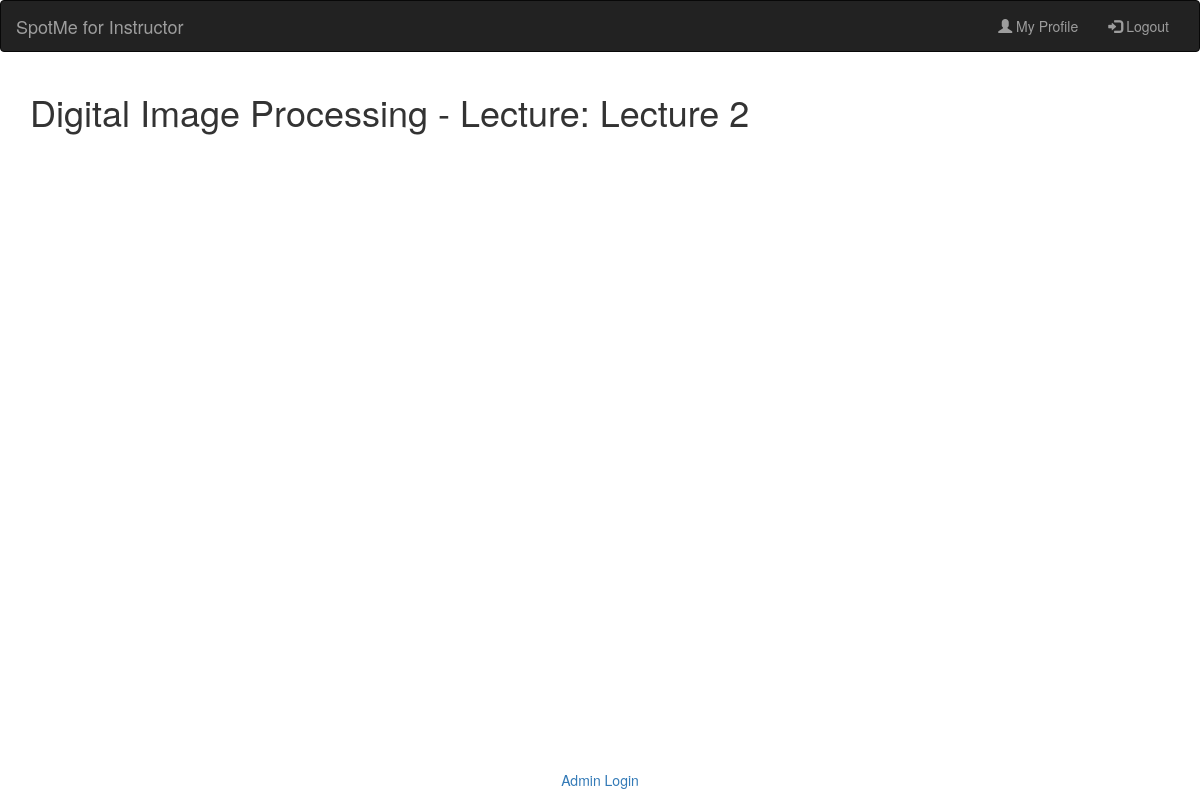
Page /SpotMe/lecture/1/ (signed in) on the earlier database version.
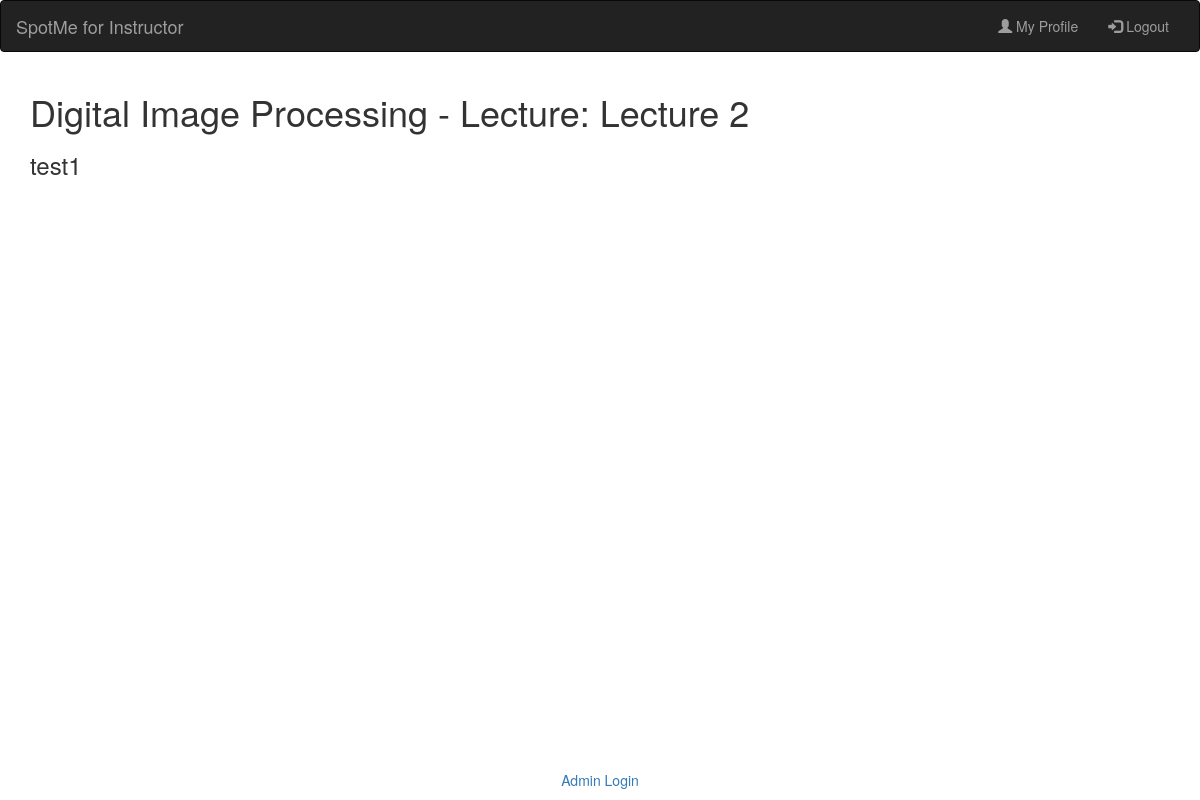
Same page on the later database version.
### SpotMe/models.py (models this page shows, shortened)
class student(models.Model):
    user = models.OneToOneField(User, on_delete=models.CASCADE, default=None)
    profile_pic = models.FileField(default=None, null=True)
    def __str__(self):
        return self.user.username

### SpotMe/views.py (the view)
# urls.py: url(r'^lecture/(?P<lecture_id>[0-9]+)/$', views.instructor_lecture_page, name='instructor_lecture_page'),
def instructor_lecture_page(request, lecture_id):
    if not request.user.is_authenticated:
        return render(request, 'SpotMe/instructor_login.html')
    else:
        instructor_obj = get_object_or_404(instructor, user=request.user)
        context = instructor_lecture_page_context(instructor_obj, lecture_id)
        return render(request, 'SpotMe/instructor_lecture_page.html', context)

### SpotMe/models.py (called while the page is built)
    def __str__(self):
        return self.course_session.course.course_name + ' - Lecture: ' + str(self.lecture_title)

### SpotMe/views.py (called while the page is built)
def instructor_lecture_page_context(instructor, lecture_id):
    context = {'instructor': None, 'course_session': None, 'students': None, 'lecture': None}
    if instructor is not None:
        if instructor.user.is_authenticated:
            context['instructor'] = instructor
            lecture_obj = get_object_or_404(lecture, pk=lecture_id)
            if lecture_obj is not None:
                context['course_session'] = lecture.course_session
                context['lecture'] = lecture_obj
                takes_objs = takes.objects.filter(course_session=lecture_obj.course_session)
                context['students'] = list(map(lambda x: x.student, takes_objs))
                context['attendances'] = attendance.objects.filter(lecture=lecture_obj)
    return context

### SpotMe/templates/SpotMe/instructor_lecture_page.html
{% extends 'SpotMe/instructor_in_base.html' %}
{% block content %}
{% if lecture %}
<h1>
    {{ lecture }}
</h1>
    {% if students %}
        {% for student in students %}
            <h3>{{ student }}</h3>
        {% endfor %}
    {% endif %}
{% endif %}
{% endblock %}

Differences in the rows shown:
added student: user.username "test1"
